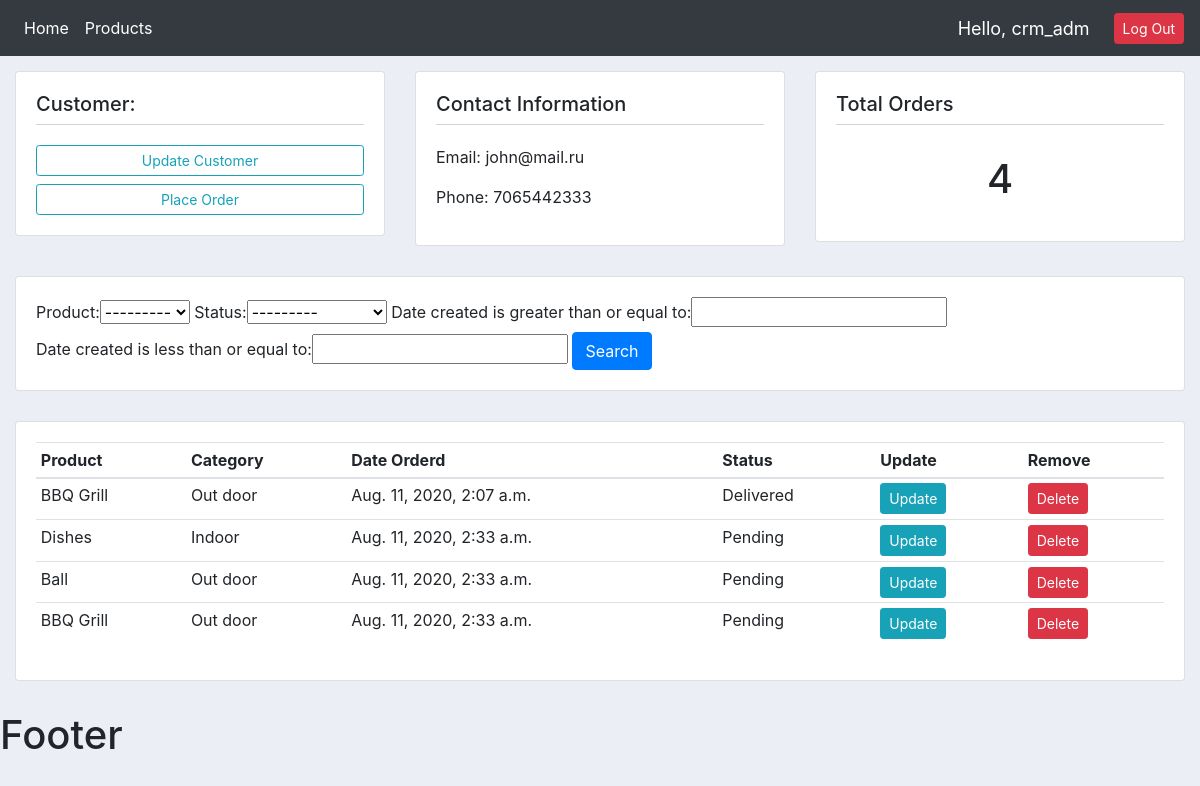
The app's page /customer/1/ (signed in) with its own data.
### accounts/models.py (models this page shows, shortened)
class Customer(models.Model):
    user = models.OneToOneField(User, null=True, blank=True, on_delete=models.CASCADE)
    name = models.CharField(max_length=200, null=True)
    phone = models.CharField(max_length=200, null=True)
    email = models.EmailField(max_length=200, null=True)
    profile_pic = models.ImageField(default='profile2.png',null=True, blank=True)
    date_created = models.DateTimeField(auto_now_add=True, null=True)

class Order(models.Model):
    STATUS = [
        ('Pending', 'Pending'),
        ('Out for delivery', 'Out for delivery'),
        ('Delivered', 'Delivered'),
    ]
    customer = models.ForeignKey(Customer, on_delete=models.SET_NULL, null=True)
    product = models.ForeignKey(Product, on_delete=models.SET_NULL, null=True)
    date_created = models.DateTimeField(auto_now_add=True, null=True)
    status = models.CharField(max_length=200, null=True, choices=STATUS)

class Product(models.Model):
    CATEGORY = [
        ('Indoor', 'Indoor'),
        ('Out door', 'Out door',),
    ]
    name = models.CharField(max_length=200, null=True)
    price = models.DecimalField(max_digits=5, decimal_places=2, blank=True)
    category = models.CharField(max_length=200, null=True, choices=CATEGORY)
    description = models.CharField(max_length=200, null=True, blank=True)
    date_created = models.DateTimeField(auto_now_add=True, null=True)
    tags = models.ManyToManyField(Tag)
    def __str__(self):
        return f'{self.name}'

### accounts/decorators.py (the view)
        def wrapper_func(request, *args, **kwargs):
            group = None
            if request.user.groups.exists():
                group = request.user.groups.all()[0].name
            if group in allowed_roles:
                return view_func(request, *args, **kwargs)
            else:
                return HttpResponse('You are not authorized to view this page')

### accounts/views.py (called while the page is built)
@login_required(login_url='login')
@allowed_users(allowed_roles=['admin'])
def customer(request, id):
    customer = Customer.objects.get(pk=id)
    orders = customer.order_set.all()
    total_orders = orders.count()
    myFilter = OrderFilter(request.GET, queryset=orders)
    orders = myFilter.qs
    context = {'customer': customer, 'orders': orders,
    'total_orders': total_orders, 'myFilter': myFilter}
    return render(request, 'accounts/customer.html', context)

### accounts/templates/accounts/customer.html
{% extends 'accounts/main.html' %}
{% load static %}
{% block content %}
<link rel="stylesheet" href="{% static 'css/customer_page.css' %}">
<section class="row customer-page">
	<section class="col-md">
		<div class="card card-body">
			<header><h5>Customer:</h5></header>
			<a class="btn btn-outline-info btn-sm btn-block" href="">Update Customer</a>
			<a class="btn btn-outline-info btn-sm btn-block" href="{% url 'create_order' customer.id %}">Place Order</a>
		</div>
	</section>
	<section class="col-md">
		<div class="card card-body">
			<header><h5>Contact Information</h5></header>
			<p>Email: {{ customer.email }}</p>
			<p>Phone: {{ customer.phone }}</p>
		</div>
	</section>
	<section class="col-md">
		<div class="card card-body">
			<header><h5>Total Orders</h5></header>
			<h1 style="text-align: center;padding: 10px">{{ total_orders }}</h1>
		</div>
	</section>
</section>
<section class="row">
	<section class="col">
		<div class="card card-body">
			<form method="get">
                {{ myFilter.form }}
		    <button class="btn btn-primary" type="submit">Search</button>
		  </form>
		</div>
	</section>
</section>
<section class="row">
	<section class="col-md">
		<div class="card card-body">
			<table class="table table-sm">
                <thead>
                    <tr>
                        <th>Product</th>
                        <th>Category</th>
                        <th>Date Orderd</th>
                        <th>Status</th>
                        <th>Update</th>
                        <th>Remove</th>
                    </tr>
                </thead>
                <tbody>
                    {% for order in orders %}
                    <tr>
                        <td>{{ order.product }}</td>
                        <td>{{ order.product.category }}</td>
                        <td>{{ order.date_created }}</td>
                        <td>{{ order.status }}</td>
                        <td><a href="{% url 'update_order' order.id %}" class="btn btn-sm btn-info">Update</a></td>
                        <td><a href="{% url 'delete_order' order.id %}" class="btn btn-sm btn-danger">Delete</a></td>
                    </tr>
                    {% endfor %}
                </tbody>
			</table>
		</div>
	</section>
</section>
{% endblock %}

### accounts/templates/accounts/main.html (shortened to what this page needs)
<!DOCTYPE html>
{% load static %}
<html lang="en">
<head>
    <link rel="stylesheet" href="https://stackpath.bootstrapcdn.com/bootstrap/4.5.2/css/bootstrap.min.css">
    <link rel="stylesheet" href="{% static 'css/main.css' %}">
</head>
<body>
    <nav class="navbar navbar-expand-lg navbar-dark bg-dark">
        <div class="collapse navbar-collapse" id="navbarSupportedContent">
          <ul class="navbar-nav mr-auto">
            {% if request.user.is_staff %}
                <li class="nav-item active">
                    <a class="nav-link" href="{% url 'index' %}">Home</a>
                </li>
                <li class="nav-item active">
                    <a class="nav-link" href="{% url 'products' %}">Products</a>
                </li>
            {% else %}
                <li class="nav-item active ml-4">
                    <a class="nav-link" href="{% url 'account' %}">Settings</a>
                </li>
            {% endif %}
          </ul>
        </div>
        {% if user.is_authenticated %}
        <span id="hello-msg" >Hello, {{ user.username }}</span>
        <span><a class="btn btn-sm btn-danger ml-4" href="{% url 'logout' %}">Log Out</a></span>
        {% else %}
        <a class="btn btn-sm btn-success ml-4" href="{% url 'login' %}">Log In</a>
        {% endif %}
    </nav>
    <main>
        {% block content %}
        {% endblock %}
    </main>
    <footer>
        <h1>Footer</h1>
    </footer>
</body>
</html>

### accounts/static/css/main.css (style rules this page uses)
body { background-color: #ebeff5; }
main { margin: 15px; }
#hello-msg { color: white; font-size: 18px; }

### accounts/static/css/customer_page.css (style rules this page uses)
section { margin-bottom: 15px; }
header { margin-bottom: 20px; border-bottom: 1px solid lightgray; }

### records on screen
Customer: email "john@mail.ru", phone "7065442333"
Order: product "BBQ Grill", product.category "Out door", date_created "Aug. 11, 2020, 2:07 a.m.", status "Delivered"
Order: product "Dishes", product.category "Indoor", date_created "Aug. 11, 2020, 2:33 a.m.", status "Pending"
Order: product "Ball", product.category "Out door", date_created "Aug. 11, 2020, 2:33 a.m.", status "Pending"
Order: product "BBQ Grill", product.category "Out door", date_created "Aug. 11, 2020, 2:33 a.m.", status "Pending"

### other values on screen
{{ user.username }} "crm_adm"
{{ total_orders }} "4"
